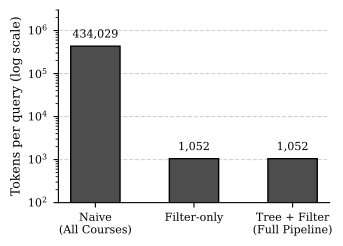

This figure's Python source:
import matplotlib.pyplot as plt

# Set styling for IEEE 2-column format
plt.rcParams.update({
    "font.family": "serif",
    "font.serif": ["DejaVu Serif", "Times New Roman", "serif"],
    "font.size": 9,
    "axes.labelsize": 9,
    "xtick.labelsize": 8,
    "ytick.labelsize": 8
})

def create_tokens_figure():
    # Figure size: 3.5 inches wide, 2.5 inches tall
    fig, ax = plt.subplots(figsize=(3.5, 2.5))

    labels = ['Naive\n(All Courses)', 'Filter-only', 'Tree + Filter\n(Full Pipeline)']
    values = [434029, 1052, 1052]

    # Use a consistent, dark gray for all bars (contrast comes from background)
    bars = ax.bar(labels, values, color='#4d4d4d', edgecolor='black', width=0.5)

    # Formatting for Log Scale
    ax.set_yscale('log')
    ax.set_ylabel('Tokens per query (log scale)')
    
    # Set y-limits to give headroom for the text label above the highest bar
    ax.set_ylim(bottom=100, top=3_000_000)

    # Light gridline on Y axis only
    ax.grid(axis='y', linestyle='--', alpha=0.6, which='major')
    ax.set_axisbelow(True)

    # Attach text labels above bars
    for bar in bars:
        height = bar.get_height()
        # For log scale, multiply by a factor (e.g., 1.4) to shift text up linearly on the visual axis
        text_y = height * 1.4 
        ax.text(bar.get_x() + bar.get_width() / 2, text_y,
                f'{int(height):,}',  # Format with thousands comma separator
                ha='center', va='bottom',
                fontsize=8)

    # Remove the top and right spines for a cleaner academic look
    ax.spines['top'].set_visible(False)
    ax.spines['right'].set_visible(False)

    # Save as tight vector PDF
    plt.savefig("fig_p2_tokens.pdf", bbox_inches="tight")
    print("Saved fig_p2_tokens.pdf")

if __name__ == "__main__":
    create_tokens_figure()
